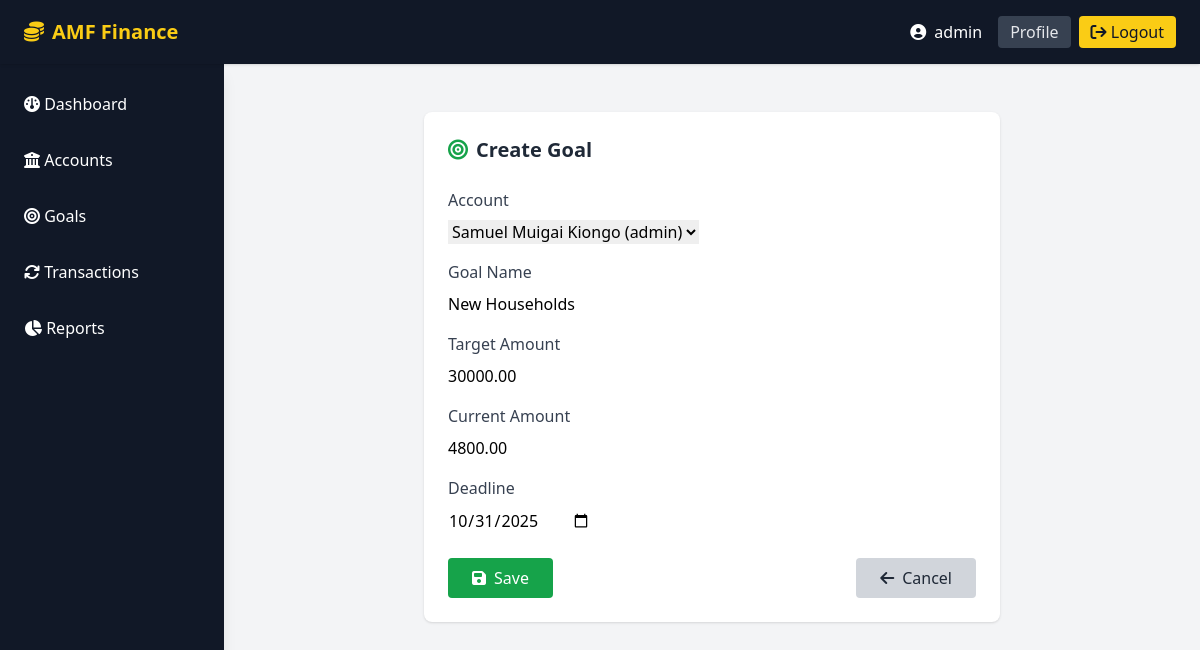
Screenshot of /goals/2/update/ (signed in) with the database file from the repository.
### finance/models.py (models this page shows, shortened)
class Goal(models.Model):
    account = models.ForeignKey(Account, on_delete=models.CASCADE, related_name='goals')
    name = models.CharField(max_length=100)
    target_amount = models.DecimalField(max_digits=12, decimal_places=2)
    current_amount = models.DecimalField(max_digits=12, decimal_places=2, default=0)
    deadline = models.DateField()
    created_at = models.DateTimeField(auto_now_add=True)

### finance/views.py (the view)
# urls.py: path('goals/<int:pk>/update/', views.goal_update, name='goal-update'),
@login_required
def goal_update(request, pk):
    goal = get_object_or_404(Goal, pk=pk, account__user=request.user)
    if request.method == 'POST':
        form = GoalForm(request.POST, instance=goal)
        if form.is_valid():
            form.save()
            return redirect('goal-list')
    else:
        form = GoalForm(instance=goal)
        form.fields['account'].queryset = Account.objects.filter(user=request.user)
    return render(request, 'goal/goal_form.html', {'form': form})

### finance/forms.py
class GoalForm(forms.ModelForm):
    class Meta:
        model = Goal
        fields = ['account', 'name', 'target_amount', 'current_amount', 'deadline']
        widgets = {
            'account': forms.Select(attrs={'class': 'form-control'}),
            'name': forms.TextInput(attrs={'class': 'form-control', 'placeholder': 'Goal Name'}),
            'target_amount': forms.NumberInput(attrs={'class': 'form-control', 'placeholder': 'Target Amount'}),
            'current_amount': forms.NumberInput(attrs={'class': 'form-control', 'placeholder': 'Current Amount'}),
            'deadline': forms.DateInput(attrs={'class': 'form-control', 'type': 'date'}),
        }

### finance/models.py (called while the page is built)
    def __str__(self):
        return f"{self.name} ({self.user.username})"

### finance/templates/goal/goal_form.html (shortened to what this page needs)
{% extends "base.html" %}
{% block content %}
<div class="flex justify-center mt-8">
    <div class="w-full max-w-xl">
        <div class="bg-white rounded-lg shadow p-6">
            <div class="mb-6 flex items-center gap-2">
                <i class="fa-solid fa-bullseye text-green-600 text-xl"></i>
                <h4 class="text-xl font-bold text-gray-800">
                    {% if object %}Edit Goal{% else %}Create Goal{% endif %}
                </h4>
            </div>
            <form method="post" novalidate>
                <div class="mb-4">
                    <label for="{{ form.account.id_for_label }}" class="block text-gray-700 font-medium mb-2">Account</label>
                    {{ form.account }}
                </div>
                <div class="mb-4">
                    <label for="{{ form.name.id_for_label }}" class="block text-gray-700 font-medium mb-2">Goal Name</label>
                    {{ form.name }}
                </div>
                <div class="mb-4">
                    <label for="{{ form.target_amount.id_for_label }}" class="block text-gray-700 font-medium mb-2">Target Amount</label>
                    {{ form.target_amount }}
                </div>
                <div class="mb-4">
                    <label for="{{ form.current_amount.id_for_label }}" class="block text-gray-700 font-medium mb-2">Current Amount</label>
                    {{ form.current_amount }}
                </div>
                <div class="mb-4">
                    <label for="{{ form.deadline.id_for_label }}" class="block text-gray-700 font-medium mb-2">Deadline</label>
                    {{ form.deadline }}
                </div>
                <div class="flex justify-between mt-6">
                    <button type="submit" class="bg-green-600 text-white px-6 py-2 rounded hover:bg-green-500 transition flex items-center gap-2">
                        <i class="fa-solid fa-save"></i> Save
                    </button>
                    <a href="{% url 'goal-list' %}" class="bg-gray-300 text-gray-800 px-6 py-2 rounded hover:bg-gray-400 transition flex items-center gap-2">
                        <i class="fa-solid fa-arrow-left"></i> Cancel
                    </a>
                </div>
            </form>
        </div>
    </div>
</div>
{% endblock %}

### finance/templates/base.html (shortened to what this page needs)
<!DOCTYPE html>
<html lang="en">
<head>
    <script src="https://cdn.tailwindcss.com"></script>
    <link rel="stylesheet" href="https://cdnjs.cloudflare.com/ajax/libs/font-awesome/6.4.2/css/all.min.css">
</head>
<body class="bg-gray-100 min-h-screen overflow-hidden">
    <header class="fixed top-0 left-0 w-full h-16 bg-gray-900 text-white flex items-center z-50 shadow">
        <div class="flex items-center h-full px-6">
            <a href="{% url 'dashboard' %}" class="text-yellow-400 font-bold text-xl flex items-center gap-2">
                <i class="fa-solid fa-coins"></i> <span class="hidden sm:inline">AMF Finance</span>
            </a>
        </div>
        <div class="ml-auto flex items-center h-full px-6">
            {% if user.is_authenticated %}
                <span class="mr-4 flex items-center"><i class="fa-solid fa-user-circle mr-2"></i> {{ user.username }}</span>
                <a href="{% url 'profile' %}" class="mr-2 py-1 px-3 bg-gray-700 rounded text-gray-200 hover:bg-yellow-400 hover:text-gray-900 transition">Profile</a>
                <form action="{% url 'logout' %}" method="post" class="inline-block">
                    <button type="submit" class="py-1 px-3 bg-yellow-400 text-gray-900 rounded hover:bg-yellow-300 transition">
                        <i class="fa-solid fa-arrow-right-from-bracket"></i> Logout
                    </button>
                </form>
            {% else %}
                <a class="py-1 px-3 bg-green-600 text-white rounded hover:bg-green-500 transition" href="{% url 'login' %}">
                    <i class="fa-solid fa-sign-in-alt"></i> Login
                </a>
            {% endif %}
        </div>
    </header>
    <aside class="fixed top-16 left-0 h-[calc(100vh-4rem)] w-56 bg-gray-900 text-white z-40 flex flex-col shadow-lg">
        <nav class="flex-1 mt-4">
            <ul class="space-y-2">
                <li>
                    <a href="{% url 'dashboard' %}" class="block px-6 py-3 rounded-r-full transition
                        {% if request.resolver_match.url_name == 'dashboard' %}bg-gray-800 text-yellow-400{% else %}hover:bg-gray-800 hover:text-yellow-400{% endif %}">
                        <i class="fa-solid fa-gauge"></i> Dashboard
                    </a>
                </li>
                <li>
                    <a href="{% url 'account-list' %}" class="block px-6 py-3 rounded-r-full transition
                        {% if request.resolver_match.url_name == 'account-list' %}bg-gray-800 text-yellow-400{% else %}hover:bg-gray-800 hover:text-yellow-400{% endif %}">
                        <i class="fa-solid fa-building-columns"></i> Accounts
                    </a>
                </li>
                <li>
                    <a href="{% url 'goal-list' %}" class="block px-6 py-3 rounded-r-full transition
                        {% if request.resolver_match.url_name == 'goal-list' %}bg-gray-800 text-yellow-400{% else %}hover:bg-gray-800 hover:text-yellow-400{% endif %}">
                        <i class="fa-solid fa-bullseye"></i> Goals
                    </a>
                </li>
                <li>
                    <a href="{% url 'transaction-list' %}" class="block px-6 py-3 rounded-r-full transition
                        {% if request.resolver_match.url_name == 'transaction-list' %}bg-gray-800 text-yellow-400{% else %}hover:bg-gray-800 hover:text-yellow-400{% endif %}">
                        <i class="fa-solid fa-arrows-rotate"></i> Transactions
                    </a>
                </li>
                <li>
                    <a href="{% url 'reports' %}" class="block px-6 py-3 rounded-r-full transition
                        {% if request.resolver_match.url_name == 'reports' %}bg-gray-800 text-yellow-400{% else %}hover:bg-gray-800 hover:text-yellow-400{% endif %}">
                        <i class="fa-solid fa-chart-pie"></i> Reports
                    </a>
                </li>
            </ul>
        </nav>
    </aside>
    <main class="ml-56 pt-20 px-6 h-[calc(100vh-4rem)] overflow-y-auto">
        <div class="max-w-7xl mx-auto">
            {% block content %}
            {% endblock %}
        </div>
    </main>
</body>
</html>

### rows the page displays
Goal: account "Samuel Muigai Kiongo (admin)", name "New Households", target_amount "30000.00", current_amount "4800.00", deadline "10/31/2025"

### other values shown
{{ user.username }} "admin"
